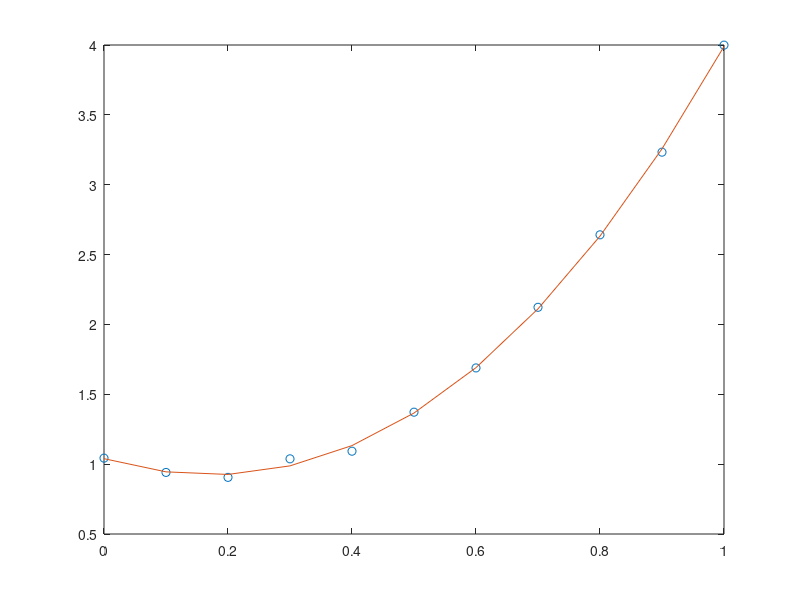

Recreate this plot in MATLAB.
load hw6p3.mat
p = polyfit(xs,yn,3)
y1 = polyval(p,xs);
%Now I will plot for comparison%
figure 
plot(xs,yn,'o')
hold on
plot(xs,y1)
hold off
%%
A = [9, 8, 10; 2, 10, -6; 5, 3, 7; 10, 1, 19];
b = [9; 10; 7; 6];
[U,S,V] = svd(A);
SI = pinv(S);
Ut = transpose(U);
Adag = V*SI*Ut;
x1 = Adag*b;
x2 = A\b;
n1 = norm(b-(A*x1));
n2 = norm(b-(A*x2));
r1 = b - (A*x1);
r2 = b - (A*x2);
Z = null(A);
xz = Z+x1;